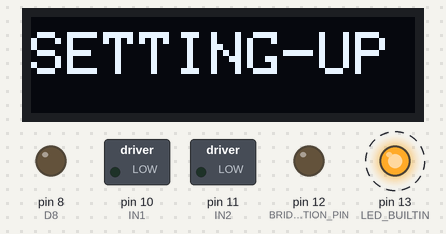
Simulated run of this sketch. Board: Arduino Uno, built with avr-gcc and run on an emulated ATmega328P. On the bench: 128×32 one-colour display, switched loads named in the sketch (green lamp = pin HIGH), output pins drawn as LEDs (lit = HIGH). Dashed ring = blinking. Pins used as bus, display or sensor lines are not drawn.

Above: at 0.16 s.
At 5.2 s:
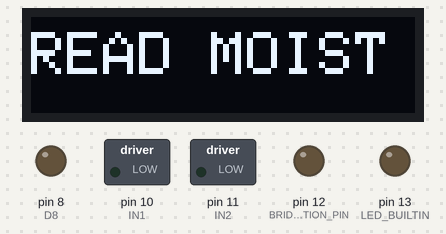
At 7.3 s:
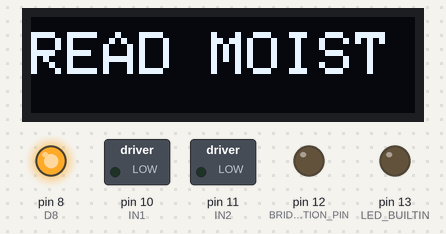
At 8.5 s:
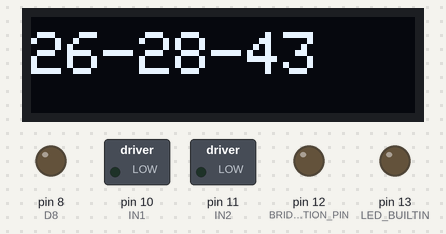
Timing chart, 0 to 10.0 s (numbered marks = the images above):
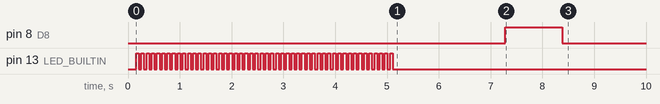

The sketch:

waterPlant_Delay.ino
```cpp
/**
 *
 * Version 1.0 del proyecto para automatizar el riego de una planta.
 *
 * Actualmente se basa en las siguentes particularidades:
 *
 * 1. CIRCUITO DEL SENSOR DE HUMEDAD
 * Como sensor de humedad utiliza dos barras metálicas de unos 200mm de largo y separadas 10mm. Practicamente se comporta como un elemento curra resistencia
 * varia en funcion de la huemdad del suelo. Habría que determinar si esta variación es lineal pero de moemnto ya nos vale.
 * Este sensor se coloca en serie con una R de 1K formando un divisor resistivo.
 * Los extremos de este divisor resistivo se conectan cada uno a un pin digital del arduino (D7 y D8) para su polarización bipolar (circulación de corrient en ambos sentidos)
 * y así evitar la electrólisis cada vez que se procede a la medida de voltaje la toma media.
 * La toma media de este sensor se conecta a la entrada analogica del arduino, la A0, para la lectura de la tensión en el punto medio. Esta tension será indicativo de la humedad
 * del suelo de la planta.
 *
 * 2. CIRCUITO DE ALIMENTACIÓN Y CONTRO DEL RIEGO
 * Utilizamos una bomba periestaltica cuyo eje se acciona mediante un motor CC de 6V alimentado a través de un puente en H con una pila de 9V.
 *
 * 3. ALIMENTACION DEL ARDUINO
 * Por lo pronto la alimentacion del arduino es via usb
 *
 * 4. ASPECTOS A MEJORAR EN LAS PROXIMAS VERSIONES
 *
 * 		4.1 Uso de timer, interrupciones y rutinas para la automatizacion de la medida de la humedad del suelo y el riego
 * 		4.2 Añadir un display para que, cuando apretemos un boton nos muestre la lectura actual de la humedad del suelo y los diferentes parametros del control
 * 		los valores de min y max.
 * 		4.3 Añadir la opcion de modificar los parametros de control de manera externa mediante un teclado.
 *
 * Este sensor se pincha en la tierra hasta la mitad aprox.
 */

#include <SPI.h>
#include <Wire.h>
#include <Adafruit_GFX.h>
#include <Adafruit_SSD1306.h>

#define SCREEN_WIDTH 128 // OLED display width, in pixels
#define SCREEN_HEIGHT 32 // OLED display height, in pixels

// Declaration for an SSD1306 display connected to I2C (SDA, SCL pins)
// The pins for I2C are defined by the Wire-library.
// On an arduino UNO:       A4(SDA), A5(SCL)
// On an arduino MEGA 2560: 20(SDA), 21(SCL)
// On an arduino LEONARDO:   2(SDA),  3(SCL), ...
#define OLED_RESET     4 // Reset pin # (or -1 if sharing Arduino reset pin)
#define SCREEN_ADDRESS 0x3C ///< See datasheet for Address; 0x3D for 128x64, 0x3C for 128x32
Adafruit_SSD1306 display(SCREEN_WIDTH, SCREEN_HEIGHT, &Wire, OLED_RESET);


//Pines para el control de puente en H
#define IN1 10
#define IN2 11
#define BRIDGE_ACTIVATION_PIN 12

//Pines utilizados para el sensor de humedad
#define D7 7
#define D8 8
#define A0 14


//Variables de control de los niveles de humedad
double moistureThresholdMin = 26.0; 		//60.0
double moistureThresholdMax = 28.0; 		//75.0
double brokenMoistureSensor_Threshold = 0.0;//3.0. Cuando la humedad medida está por debajo de este valor se considera que algo ha ocurrido con el sensor.
		 	 	 	 	 	 	 	 	 	// Por ejemplo el sensor puede estar desconectado o roto el cable. Un valor tan bajo siempre indica una corriente
											// muy baja por el divisor de tension que forman la R=1k y el sensor de humedad del suelo.

//Variables para la medidad de la humedad
double 			lastMoistureMeasure;
unsigned long 	takeCareOfPlantPeriod_in_secs 	= 3600; //3600

//Variables para el control del riego de la planta
bool 			enableWatering		= false;
unsigned long 	wateringTime_ms 	= 10000;


//valores de la regresion lineal de la funcion que relaciona la lectura del arduino (x = digital) con el porcentaje de humedad del suelo (y)
//Cuando el sustrato se encuentra practicamente seco, el valor que lee el arduino en el divisor de tension es 900.
//Cuando el sensor se introduce en agua el valor que lee el arduino es 0.
float b = 100.0;
float m = -b/900.0;


//The setup function is called once at startup of the sketch
void setup()
{

	// SSD1306_SWITCHCAPVCC = generate display voltage from 3.3V internally
	if(!display.begin(SSD1306_SWITCHCAPVCC, SCREEN_ADDRESS)) {
		Serial.println(F("SSD1306 allocation failed"));
		for(;;); // Don't proceed, loop forever
	}

	// initialize serial communication at 9600 bits per second:
	Serial.println("Initializing serial communication");
	Serial.begin(9600);
	delay(100);

	// Add your initialization code here

	sendMessageToDisplay("SETTING-UP");
	pinMode(LED_BUILTIN, OUTPUT);

	//Definimos como modo salida los pines IN1 y IN2 (digitales) que servirán para controlar la salida 1 del doble puente en H que es el L298N
	pinMode(IN1, OUTPUT);
	pinMode(IN2, OUTPUT);

	//Definimos como modo salida los pines D7 y D8 (digitales) que servirán para polarizar el sensor de humedad del suelo (moisture sensor)
	pinMode(D7, OUTPUT);
	pinMode(D8, OUTPUT);


	//Definimos como modo salida el pin BRIDGE_ACTIVATION_PIN = 4 que serirá para alimentar la lógica del puente en H.
	pinMode(BRIDGE_ACTIVATION_PIN, OUTPUT);


	//Definimos como modo entrada el pin A0 (Analogico)
	pinMode(A0, INPUT);

	//Initializing outputs
	digitalWrite(LED_BUILTIN, LOW);
	digitalWrite(IN1, LOW);
	digitalWrite(IN2, LOW);
	digitalWrite(D7, LOW);
	digitalWrite(D8, LOW);
	digitalWrite(BRIDGE_ACTIVATION_PIN, LOW);

}

// The loop function is called in an endless loop
void loop()
{
	takeCareOfPlant(); // @suppress("Invalid arguments")
	delay(takeCareOfPlantPeriod_in_secs*1000);
}


//****************************************
//FIN CONFIGURACION TIMER E INTERRUPCIONES
//****************************************

void takeCareOfPlant()
{

	blinkBuiltINLed(50); // @suppress("Invalid arguments")

	sendMessageToDisplay("READ MOIST");

	lastMoistureMeasure = checkMoisture(D7, D8, A0); // @suppress("Invalid arguments")

	if (isSoilMoistureSensorBroken(lastMoistureMeasure)) // @suppress("Invalid arguments")
	{
		sendMessageToDisplay("DEAD SENSOR!!"); // @suppress("Invalid arguments")
	}
	else
	{
		sendMoistureParametersToDisplay(moistureThresholdMin, moistureThresholdMax, lastMoistureMeasure); // @suppress("Invalid arguments")

		if (lastMoistureMeasure<moistureThresholdMin) enableWatering = true;
		if (lastMoistureMeasure>=moistureThresholdMax) enableWatering = false;

		if (
				(lastMoistureMeasure>moistureThresholdMin && lastMoistureMeasure<moistureThresholdMax && enableWatering)
				|| lastMoistureMeasure<moistureThresholdMin
			)
		{
			//("Moisture value is under the minimum = " + String(moistureThresholdMin));
			waterPlant(IN1,IN2,wateringTime_ms); // @suppress("Invalid arguments")
		}
	}
}

bool isSoilMoistureSensorBroken(double moistureMeasure)
{
	bool BrokenMoistureSensor = false;

	if (lastMoistureMeasure<brokenMoistureSensor_Threshold)
	{
		//No conduce corriente o esta es muy baja. Posible rotura del sensor o del cable o fallo en la conexion con el Arduino
		//Serial.println("OJO!!!! POSIBLE ROTURA DEL CABLE DEL SENSOR O FALLO EN LA CONEXION CON EL ARDUINO.");
		BrokenMoistureSensor = true;
	}

	return BrokenMoistureSensor;
}

double checkMoisture(int positivePin, int negativePin, int channelLecture)
{

	//Serial.println("Checking plant moisture value....");

	unsigned int  a0_lecture = readMoistureSensor(D7, D8, A0); // @suppress("Invalid arguments")

	//Serial.println("Plant Moisture Lecture = " + String(a0_lecture));

	double moistureLecture = (m * a0_lecture) + b;

	//Serial.println("Plant Moisture in percent = " + String(moistureLecture));

	return moistureLecture;
}

unsigned int readMoistureSensor(int positivePin, int negativePin, int channelLecture)
{
	unsigned int humidityLecture;

	delay(1000);

	digitalWrite(positivePin, HIGH);
	digitalWrite(negativePin, LOW);

	delay(1000);

	humidityLecture = analogRead(channelLecture); //devuelve un valor entre 0 y 1024 propio de un adc de 10 bits

	delay(100);

	digitalWrite(positivePin, LOW);
	digitalWrite(negativePin, HIGH);

	delay(1100);

	digitalWrite(D7, LOW);
	digitalWrite(D8, LOW);

	return humidityLecture;
}

void waterPlant(int controlPin1, int controlPin2, unsigned long wateringTime_ms)
{
	sendMessageToDisplay("WATERING PLANT");
	//Serial.println("Proceding to water the plant....");

	digitalWrite(BRIDGE_ACTIVATION_PIN, HIGH); //Activación de la lógica de control del puente en H

	delay(200);

	digitalWrite (controlPin1, HIGH);
	digitalWrite (controlPin2, LOW);

	delay(wateringTime_ms);

	digitalWrite (controlPin1, LOW);
	digitalWrite (controlPin2, LOW);

	digitalWrite(BRIDGE_ACTIVATION_PIN, LOW); //Desactivación de la lógica de control del puente en H

}

void blinkBuiltINLed(int times)
{
	for (int i=times;i>0;i--)
	{
		digitalWrite(LED_BUILTIN,HIGH);
		delay(times);
		digitalWrite(LED_BUILTIN,LOW);
		delay(times);
	}
}

void sendMoistureParametersToDisplay(double min, double max, double lastMoistureMeasure)
{
	// Clear the buffer
	display.clearDisplay();
	display.display();

	// Set color of the text
	display.setTextColor(SSD1306_WHITE);
	// Set position of cursor
	display.setCursor(0, 5);
	// Set text size multiplier (x1 standard size)
	display.setTextSize(2);
	// print text like Serial
	display.print(String(min,0) +"-"+ String(max,0) +"-"+ String(lastMoistureMeasure,0));

	display.display();
}

void sendMessageToDisplay(String message)
{
	// Clear the buffer
	display.clearDisplay();
	display.display();

	// Set color of the text
	display.setTextColor(SSD1306_WHITE);
	// Set position of cursor
	display.setCursor(0, 5);
	// Set text size multiplier (x1 standard size)
	display.setTextSize(2);
	// print text like Serial
	display.print(message);

	display.display();
}
```

Measured:
- by itself, pin 8 (D8): LOW → HIGH at 7.3 s, → LOW 1.1 s later
- by itself, pin 13 (LED_BUILTIN): alternates HIGH for 0.05 s and LOW for 0.05 s, 100 changes in all, then stays LOW
- what the display in image 1 shows lasts 3.2 s, from 5.2 s to 8.4 s
